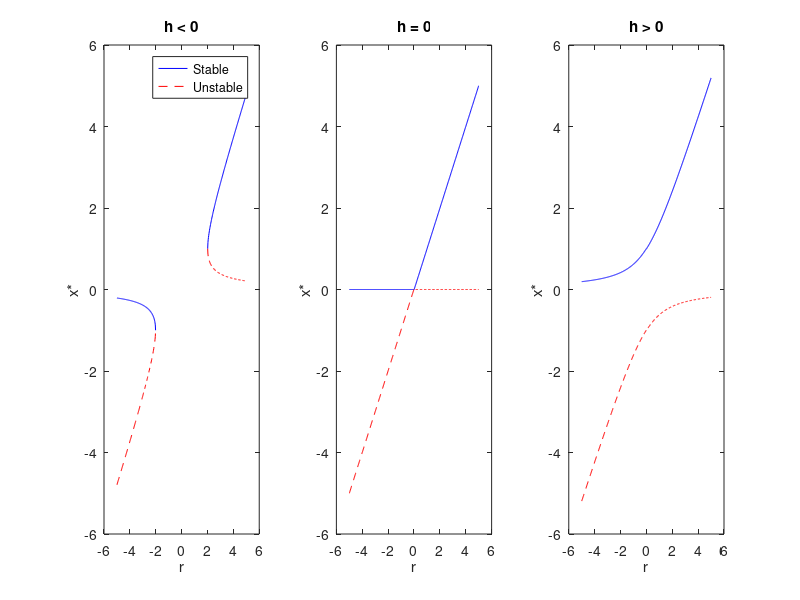

Write the MATLAB code that produced this figure.
r = linspace(-5,5,500);
rneg = linspace(-5,0,250);
rpos = linspace(0,5,250);
rneg1 = linspace(-5,-2,150);
nans = NaN(1,200);
rpos1 = linspace(2,5,150);

stable = [(rneg1 + sqrt(rneg1.^2 - 4)) / 2, nans, (rpos1 + sqrt(rpos1.^2 - 4)) / 2];
unstable = [(rneg1 - sqrt(rneg1.^2 - 4)) / 2, nans, (rpos1 - sqrt(rpos1.^2 - 4)) / 2];

subplot(1,3,1)
plot(r, stable, '-b', r, unstable, '--r')
title('h < 0')
xlabel('r')
ylabel('x*')
legend('Stable', 'Unstable')

stable = [0*rneg, rpos];
unstable = [rneg, 0*rpos];

subplot(1,3,2)
plot(r, stable, '-b', r, unstable, '--r')
title('h = 0')
xlabel('r')
ylabel('x*')

stable = [(rneg + sqrt(rneg.^2 + 4)) / 2, (rpos + sqrt(rpos.^2 + 4)) / 2];
unstable = [(rneg - sqrt(rneg.^2 + 4)) / 2, (rpos - sqrt(rpos.^2 + 4)) / 2];

subplot(1,3,3)
plot(r, stable, '-b', r, unstable, '--r')
title('h > 0')
xlabel('r')
ylabel('x*')